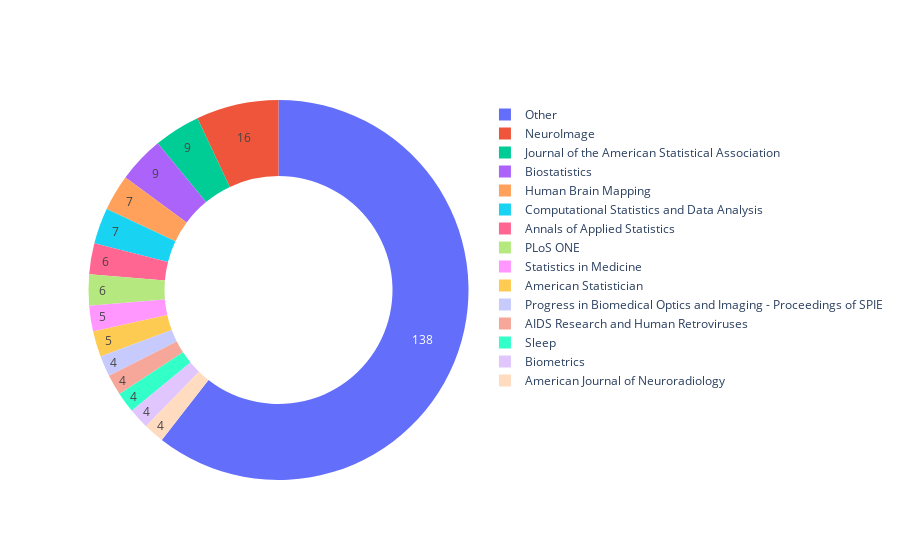

Notebook source saved alongside this figure:
### Markdown cell above
Here are journals I publish in the most. Some of my favorite journals that I have published in less are JRSSA (1), JRSSB (2), JRSSC (1), Biometrika (1), IEEE TMI (1), JCGS (3), AJE (2), Brain (2) and Neuroimage Clinical (2).

### Code cell
temp = dat['Journal Title'].value_counts().reset_index()
temp = temp.rename(columns = {"index" : "Title", "Journal Title" : "Count"}).sort_values("Count", ascending =False)

temp.loc[temp['Count'] < 4, 'Title']= 'Other'

labels = temp['Title']
values = temp['Count']

fig = go.Figure(data=[go.Pie(labels=labels, values=values, hole=.6)])
fig.update_traces(textinfo='value')

fig = fig.update_layout({
    'plot_bgcolor' : 'rgba(0, 0, 0, 0)',
    'paper_bgcolor' : 'rgba(0, 0, 0, 0)'})
fig.show()

### Figure 1 — Plotly figure (JSON) as saved in the notebook; plotly's stock layout.template omitted (floating-point values rounded to 4 significant figures)
{"data": [{"hole": 0.6, "labels": ["NeuroImage", "Journal of the American Statistical Association", "Biostatistics", "Human Brain Mapping", "Computational Statistics and Data Analysis", "Annals of Applied Statistics", "PLoS ONE", "Statistics in Medicine", "American Statistician", "Progress in Biomedical Optics and Imaging - Proceedings of SPIE", "AIDS Research and Human Retroviruses", "Sleep", "Biometrics", "American Journal of Neuroradiology", "Other", "Other", "Other", "Other", "Other", "Other", "Other", "Other", "Other", "Other", "Other", "Other", "Other", "Other", "Other", "Other", "Other", "Other", "Other", "Other", "Other", "Other", "Other", "Other", "Other", "Other", "Other", "Other", "Other", "Other", "Other", "Other", "Other", "Other", "Other", "Other", "Other", "Other", "Other", "Other", "Other", "Other", "Other", "Other", "Other", "Other", "Other", "Other", "Other", "Other", "Other", "Other", "Other", "Other", "Other", "Other", "Other", "Other", "Other", "Other", "Other", "Other", "Other", "Other", "Other", "Other", "Other", "Other", "Other", "Other", "Other", "Other", "Other", "Other", "Other", "Other", "Other", "Other", "Other", "Other", "Other", "Other", "Other", "Other", "Other", "Other", "Other", "Other", "Other", "Other", "Other", "Other", "Other", "Other", "Other", "Other", "Other", "Other", "Other", "Other", "Other", "Other", "Other", "Other", "Other"], "textinfo": "value", "type": "pie", "values": [16, 9, 9, 7, 7, 6, 6, 5, 5, 4, 4, 4, 4, 4, 3, 3, 3, 3, 3, 3, 3, 3, 2, 2, 2, 2, 2, 2, 2, 2, 2, 2, 2, 2, 2, 2, 2, 2, 2, 1, 1, 1, 1, 1, 1, 1, 1, 1, 1, 1, 1, 1, 1, 1, 1, 1, 1, 1, 1, 1, 1, 1, 1, 1, 1, 1, 1, 1, 1, 1, 1, 1, 1, 1, 1, 1, 1, 1, 1, 1, 1, 1, 1, 1, 1, 1, 1, 1, 1, 1, 1, 1, 1, 1, 1, 1, 1, 1, 1, 1, 1, 1, 1, 1, 1, 1, 1, 1, 1, 1, 1, 1, 1, 1, 1, 1, 1, 1, 1]}], "layout": {"autosize": true, "paper_bgcolor": "rgba(0, 0, 0, 0)", "plot_bgcolor": "rgba(0, 0, 0, 0)"}}
